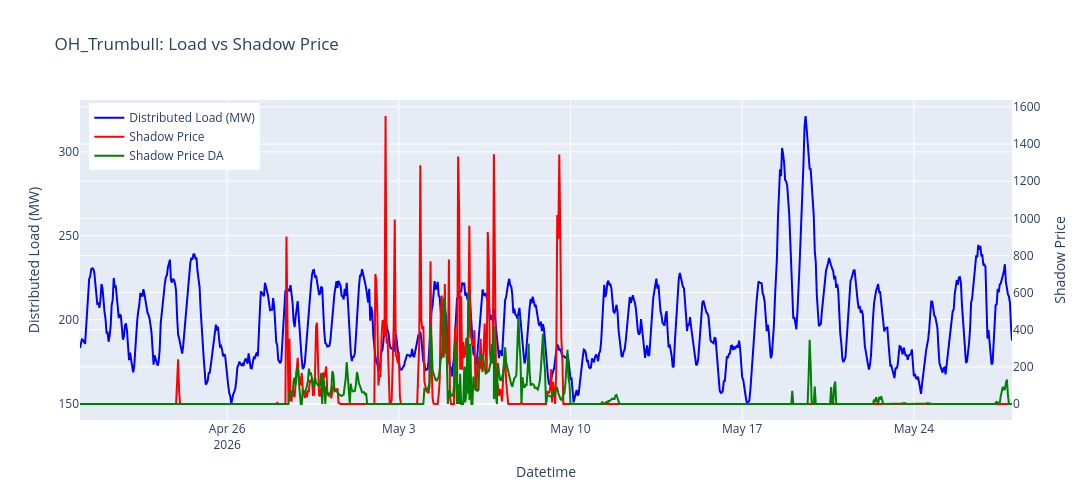

The notebook cell saved with this chart:
### Code cell
df = county_load_shadow_price.copy()

node = "OH_Trumbull"

sub = df[df["county_name"] == node].copy()

# ensure datetime is sorted
sub["datetime_ending_ept"] = pd.to_datetime(sub["datetime_ending_ept"])
sub = sub.sort_values("datetime_ending_ept")

fig = go.Figure()

# Left y-axis: distributed load
fig.add_trace(
    go.Scatter(
        x=sub["datetime_ending_ept"],
        y=sub["distributed_load_mw"],
        name="Distributed Load (MW)",
        line=dict(color="blue"),
        yaxis="y1"
    )
)

# Right y-axis: shadow price
fig.add_trace(
    go.Scatter(
        x=sub["datetime_ending_ept"],
        y=sub["shadow_price"],
        name="Shadow Price",
        line=dict(color="red"),
        yaxis="y2"
    )
)

fig.add_trace(
    go.Scatter(
        x=sub["datetime_ending_ept"],
        y=sub["shadow_price_DA"],
        name="Shadow Price DA",
        line=dict(color="green"),
        yaxis="y2"
    )
)

# Layout with dual axis
fig.update_layout(
    title=f"{node}: Load vs Shadow Price",
    xaxis=dict(title="Datetime"),
    
    yaxis=dict(
        title="Distributed Load (MW)",
        side="left"
    ),
    
    yaxis2=dict(
        title="Shadow Price",
        overlaying="y",
        side="right"
    ),
    
    legend=dict(x=0.01, y=0.99),
    height=500,
    width=2000
)

fig.show()

### Figure 1 — Plotly figure (JSON) as saved in the notebook; plotly's stock layout.template omitted (floating-point values rounded to 4 significant figures; data arrays with more than 128 entries replaced by an {"elided": "..."} marker saying what was removed)
{"data": [{"line": {"color": "blue"}, "name": "Distributed Load (MW)", "type": "scatter", "x": {"elided": "921 str values"}, "y": {"elided": "921 float values"}, "yaxis": "y"}, {"line": {"color": "red"}, "name": "Shadow Price", "type": "scatter", "x": {"elided": "921 str values"}, "y": {"elided": "921 float values"}, "yaxis": "y2"}, {"line": {"color": "green"}, "name": "Shadow Price DA", "type": "scatter", "x": {"elided": "921 str values"}, "y": {"elided": "921 float values"}, "yaxis": "y2"}], "layout": {"height": 500, "legend": {"x": 0.01, "y": 0.99}, "title": {"text": "OH_Trumbull: Load vs Shadow Price"}, "width": 2000, "xaxis": {"title": {"text": "Datetime"}}, "yaxis": {"side": "left", "title": {"text": "Distributed Load (MW)"}}, "yaxis2": {"overlaying": "y", "side": "right", "title": {"text": "Shadow Price"}}}}
